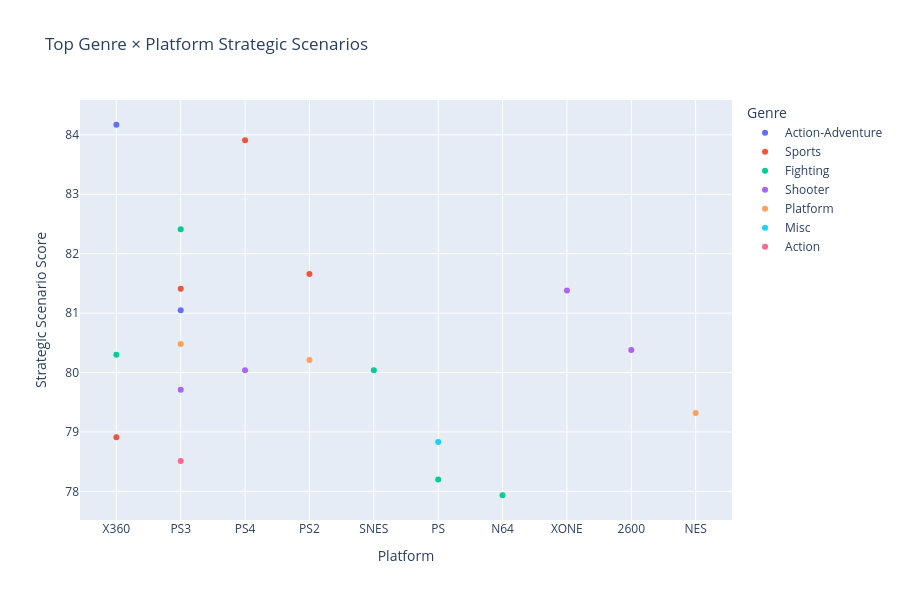

This figure's notebook cell:
### Code cell
# ------------------------------------------------------------
# Q2C. Final strategic scenario map
# ------------------------------------------------------------

scenario["strategic_scenario_score"] = numeric(
    scenario, "strategic_scenario_score"
)

scenario_genre = pick_column(scenario, ["genre"])
scenario_platform_col = pick_column(scenario, ["platform", "console"])

scenario_plot = (
    scenario
    .dropna(subset=[scenario_genre, scenario_platform_col, "strategic_scenario_score"])
    .copy()
)

# One point per genre-platform pair.
scenario_gp = (
    scenario_plot
    .groupby([scenario_genre, scenario_platform_col], as_index=False)
    .agg(
        strategic_scenario_score=("strategic_scenario_score", "mean")
    )
)

top_scenarios = scenario_gp.nlargest(20, "strategic_scenario_score")

fig = px.scatter(
    top_scenarios,
    x=scenario_platform_col,
    y="strategic_scenario_score",
    color=scenario_genre,
    hover_data=[scenario_genre, scenario_platform_col, "strategic_scenario_score"],
    labels={
        scenario_platform_col: "Platform",
        "strategic_scenario_score": "Strategic Scenario Score",
        scenario_genre: "Genre"
    },
    title="Top Genre × Platform Strategic Scenarios"
)
fig.update_layout(height=600)
save_figure(fig, "top_genre_platform_scenarios")
fig.show()

display(
    top_scenarios.rename(
        columns={
            scenario_genre: "Genre",
            scenario_platform_col: "Platform",
            "strategic_scenario_score": "Strategic Score"
        }
    ).reset_index(drop=True)
)

### Figure 1 — Plotly figure (JSON) as saved in the notebook; plotly's stock layout.template omitted (floating-point values rounded to 4 significant figures)
{"data": [{"customdata": [["Action-Adventure"], ["Action-Adventure"]], "hovertemplate": "Genre=%{customdata[0]}<br>Platform=%{x}<br>Strategic Scenario Score=%{y}<extra></extra>", "legendgroup": "Action-Adventure", "marker": {"color": "#636efa", "symbol": "circle"}, "mode": "markers", "name": "Action-Adventure", "orientation": "v", "showlegend": true, "type": "scatter", "x": ["X360", "PS3"], "xaxis": "x", "y": [84.17, 81.05], "yaxis": "y"}, {"customdata": [["Sports"], ["Sports"], ["Sports"], ["Sports"]], "hovertemplate": "Genre=%{customdata[0]}<br>Platform=%{x}<br>Strategic Scenario Score=%{y}<extra></extra>", "legendgroup": "Sports", "marker": {"color": "#EF553B", "symbol": "circle"}, "mode": "markers", "name": "Sports", "orientation": "v", "showlegend": true, "type": "scatter", "x": ["PS4", "PS2", "PS3", "X360"], "xaxis": "x", "y": [83.91, 81.66, 81.41, 78.91], "yaxis": "y"}, {"customdata": [["Fighting"], ["Fighting"], ["Fighting"], ["Fighting"], ["Fighting"]], "hovertemplate": "Genre=%{customdata[0]}<br>Platform=%{x}<br>Strategic Scenario Score=%{y}<extra></extra>", "legendgroup": "Fighting", "marker": {"color": "#00cc96", "symbol": "circle"}, "mode": "markers", "name": "Fighting", "orientation": "v", "showlegend": true, "type": "scatter", "x": ["PS3", "X360", "SNES", "PS", "N64"], "xaxis": "x", "y": [82.41, 80.3, 80.04, 78.2, 77.94], "yaxis": "y"}, {"customdata": [["Shooter"], ["Shooter"], ["Shooter"], ["Shooter"]], "hovertemplate": "Genre=%{customdata[0]}<br>Platform=%{x}<br>Strategic Scenario Score=%{y}<extra></extra>", "legendgroup": "Shooter", "marker": {"color": "#ab63fa", "symbol": "circle"}, "mode": "markers", "name": "Shooter", "orientation": "v", "showlegend": true, "type": "scatter", "x": ["XONE", "2600", "PS4", "PS3"], "xaxis": "x", "y": [81.38, 80.38, 80.04, 79.71], "yaxis": "y"}, {"customdata": [["Platform"], ["Platform"], ["Platform"]], "hovertemplate": "Genre=%{customdata[0]}<br>Platform=%{x}<br>Strategic Scenario Score=%{y}<extra></extra>", "legendgroup": "Platform", "marker": {"color": "#FFA15A", "symbol": "circle"}, "mode": "markers", "name": "Platform", "orientation": "v", "showlegend": true, "type": "scatter", "x": ["PS3", "PS2", "NES"], "xaxis": "x", "y": [80.48, 80.21, 79.32], "yaxis": "y"}, {"customdata": [["Misc"]], "hovertemplate": "Genre=%{customdata[0]}<br>Platform=%{x}<br>Strategic Scenario Score=%{y}<extra></extra>", "legendgroup": "Misc", "marker": {"color": "#19d3f3", "symbol": "circle"}, "mode": "markers", "name": "Misc", "orientation": "v", "showlegend": true, "type": "scatter", "x": ["PS"], "xaxis": "x", "y": [78.83], "yaxis": "y"}, {"customdata": [["Action"]], "hovertemplate": "Genre=%{customdata[0]}<br>Platform=%{x}<br>Strategic Scenario Score=%{y}<extra></extra>", "legendgroup": "Action", "marker": {"color": "#FF6692", "symbol": "circle"}, "mode": "markers", "name": "Action", "orientation": "v", "showlegend": true, "type": "scatter", "x": ["PS3"], "xaxis": "x", "y": [78.51], "yaxis": "y"}], "layout": {"height": 600, "legend": {"title": {"text": "Genre"}, "tracegroupgap": 0}, "title": {"text": "Top Genre × Platform Strategic Scenarios"}, "xaxis": {"anchor": "y", "domain": [0, 1], "title": {"text": "Platform"}}, "yaxis": {"anchor": "x", "domain": [0, 1], "title": {"text": "Strategic Scenario Score"}}}}
